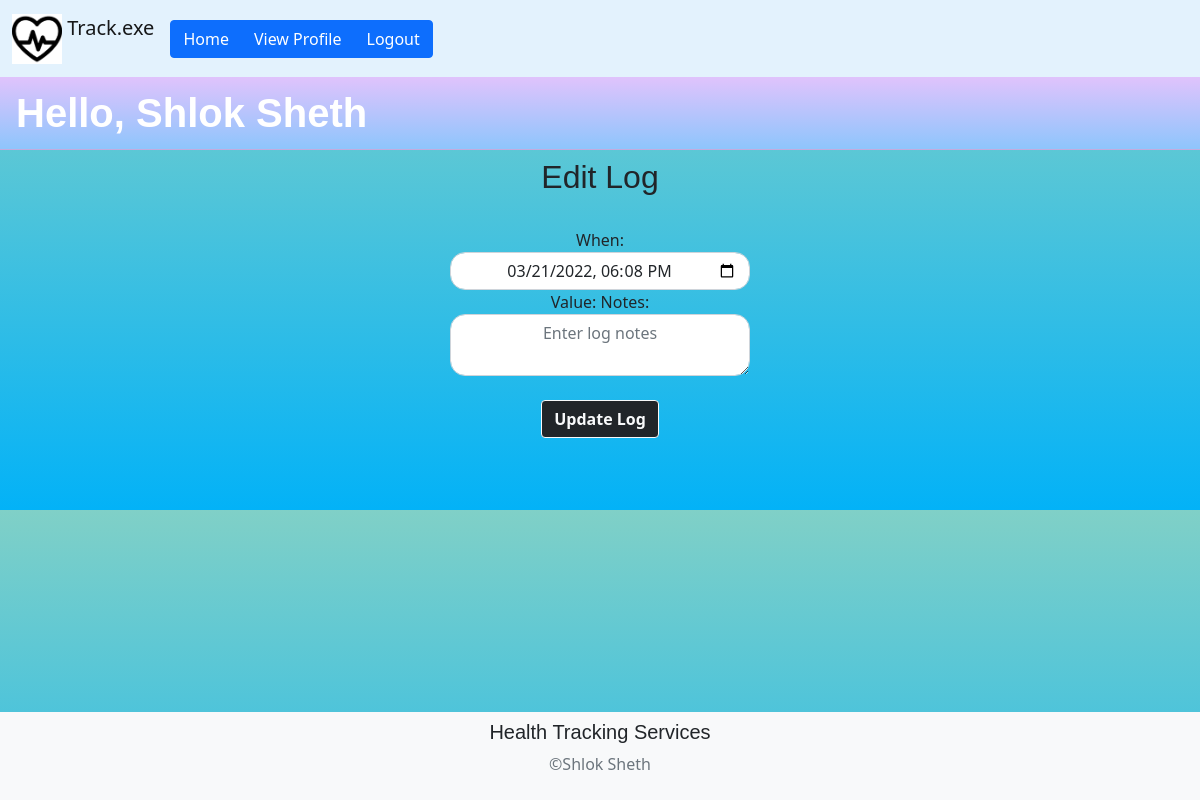
Before: /edit-log/1 (signed in) with the older database file.
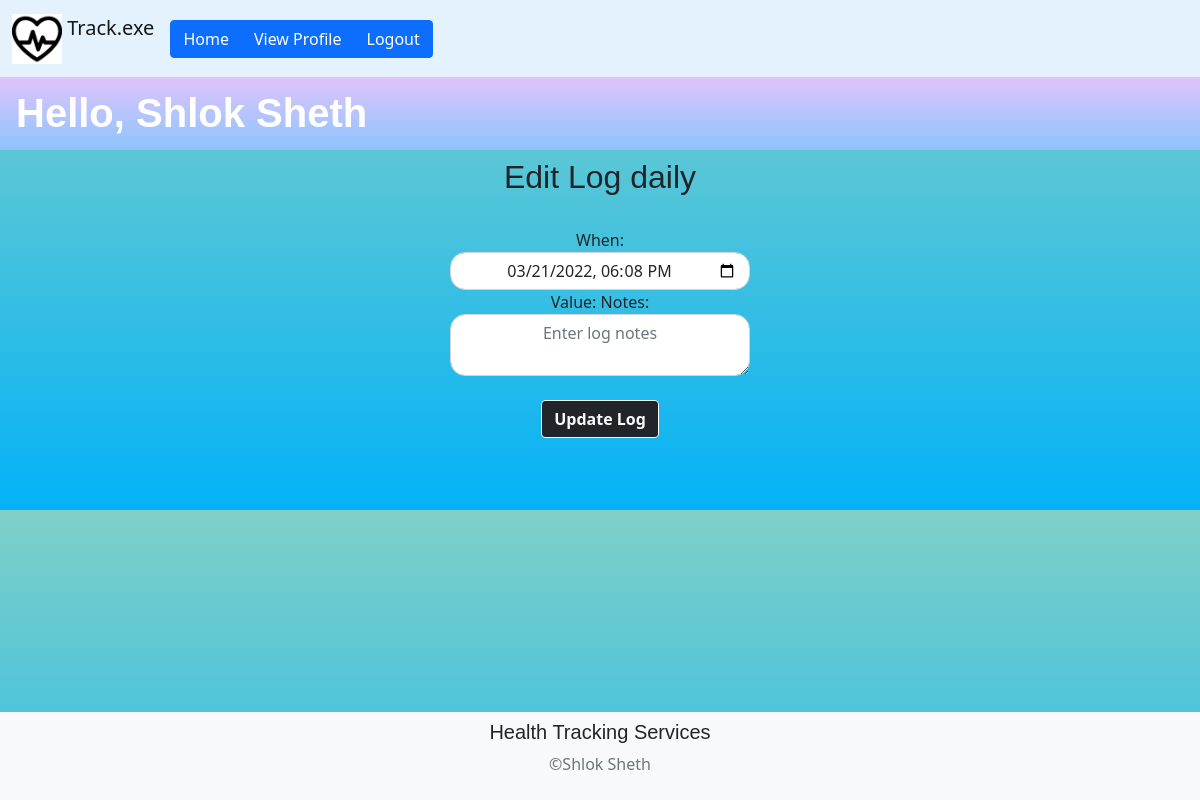
After: the same page with the newer database file.
### main.py (models this page shows)
class Tracker(db.Model):
    id = db.Column(db.Integer, primary_key=True)
    name = db.Column(db.String(150))
    description = db.Column(db.String(150))
    tracker_type = db.Column(db.String(150))
    settings = db.Column(db.String(150))
    log = db.relationship('Log')
    user_id = db.Column(db.Integer, db.ForeignKey('user.id'))

### main.py (the view)
@app.route('/edit-log/<int:record_id>', methods=['GET', 'POST'])
@login_required
def edit_log(record_id):
    this_log = Log.query.get(record_id)
    this_tracker = Tracker.query.get(this_log.tracker_id)
    try:
        if request.method == 'POST':
            when = request.form.get('date')
            value = request.form.get('value')
            notes = request.form.get('notes')
            this_log.timestamp = when
            this_log.value = value
            this_log.notes = notes
            db.session.commit()
            flash(this_tracker.name + ' Log Updated Successfully.', category='success')
            return redirect(url_for('view_tracker', record_id=this_log.tracker_id))
    except Exception as e:
        print(e)
        flash('Something went wrong.', category='error')
    return render_template("edit_log_page.html", user=current_user, tracker=this_tracker, log=this_log)

### main.py (called while the page is built)
@login_manager.user_loader
def load_user(id):
    return User.query.get(int(id))

### templates/edit_log_page.html (shortened to what this page needs)
{% extends 'base.html' %}
{% block content %}
        <h1 align="left" class="card-header text-white" style="background: -webkit-linear-gradient(bottom, #8ec5fc, #e0c3fc);">Hello, {{ user.fullname }}</h1>
<form method="post">
    <div class="form-group">
        <h2 align="center">Edit Log {{tracker.name}}</h2>
        <div align="center">
            <br>
            <label for="date">When: </label>
        <input
            type="datetime-local"
            class="form-control"
            id="date"
            name="date"
            style="width: 300px; border-radius: 15px; text-align: center"
            value="{{log.timestamp}}"
        />
        <label for="value">Value: </label>
            <label for="notes">Notes: </label>
        <textarea
            class="form-control"
            id="notes"
            name="notes"
            placeholder="Enter log notes"
            maxlength="200"
            style="width: 300px; border-radius: 15px; text-align: center"
        >{{log.notes}}</textarea>
            <br>
            <button type="submit" class="btn btn-dark btn-outline-light"><b>Update Log</b></button>
        </div>
    </div>
</form>
{% endblock %}

Changed rows visible on the page:
added Tracker: name "daily"
